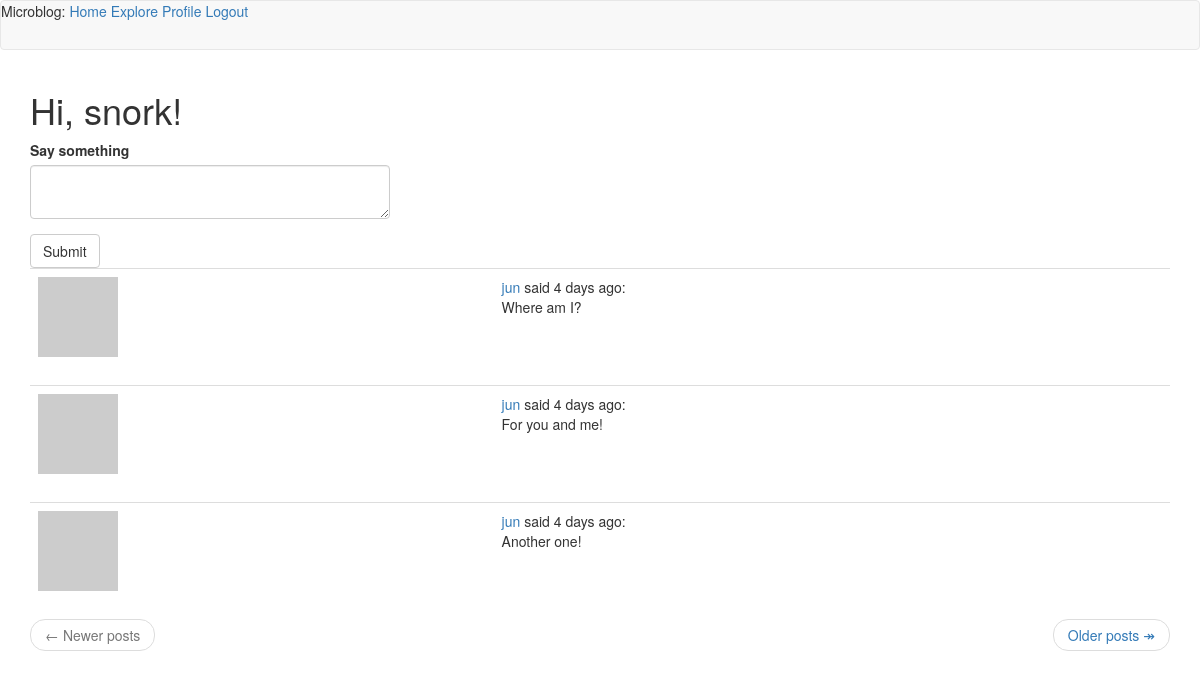
The page /index (signed in) on the database its author committed.
### app/models.py (models this page shows, shortened)
class User(UserMixin, db.Model):
    id = db.Column(db.Integer, primary_key=True)
    username = db.Column(db.String(64), index=True, unique=True)
    email = db.Column(db.String(120), index=True, unique=True)
    password_hash = db.Column(db.String(128))
    posts = db.relationship('Post', backref='author', lazy='dynamic')
    about_me = db.Column(db.String(140))
    last_seen = db.Column(db.DateTime, default=datetime.utcnow)
    followed = db.relationship(
        'User',
        secondary=followers,
        primaryjoin=(followers.c.follower_id == id),
        secondaryjoin=(followers.c.followed_id == id),
        backref=db.backref('followers', lazy='dynamic'),
        lazy='dynamic'
    )
    def avatar(self, size):
        digest = md5(self.email.lower().encode('utf-8')).hexdigest()
        return f'https://www.gravatar.com/avatar/{digest}?d=identicon&s={size}'
    def followed_posts(self):
        followed = Post.query.join(
            followers, (followers.c.followed_id == Post.user_id)).filter(
                followers.c.follower_id == self.id)
        own = Post.query.filter_by(user_id=self.id)
        return followed.union(own).order_by(Post.timestamp.desc())

class Post(db.Model):
    id = db.Column(db.Integer, primary_key=True)
    body = db.Column(db.String(140))
    timestamp = db.Column(db.DateTime, index=True, default=datetime.utcnow)
    user_id = db.Column(db.Integer, db.ForeignKey('user.id'))

### app/routes.py (the view)
@app.route('/', methods=['GET', 'POST'])
@app.route('/index', methods=['GET', 'POST'])
@login_required
def index():
    form = PostForm()
    if form.validate_on_submit():
        post = Post(body=form.post.data, author=current_user)
        db.session.add(post)
        db.session.commit()
        flash('Your post is now live!')
        return redirect(url_for('index'))
    page = request.args.get('page', 1, type=int)
    posts = current_user.followed_posts().paginate(
        page, app.config['POSTS_PER_PAGE'], False)
    next_url = url_for('index', page=posts.next_num) \
        if posts.has_next else None
    prev_url = url_for('index', page=posts.prev_num) \
        if posts.has_prev else None
    return render_template('index.html', title='Home Page', form=form, posts=posts.items,
                           next_url=next_url, prev_url=prev_url)

### app/forms.py
class PostForm(FlaskForm):
    post = TextAreaField('Say something', validators=[
        DataRequired(), Length(min=1, max=40)])
    submit = SubmitField('Submit')

### app/models.py (called while the page is built)
@login.user_loader
def load_user(id):
    return User.query.get(int(id))

### app/routes.py (called while the page is built)
@app.before_request
def before_request():
    if current_user.is_authenticated:
        current_user.last_seen = datetime.utcnow()
        db.session.commit()

### app/templates/index.html
{% extends "base.html" %}
{% import 'bootstrap/wtf.html' as wtf %}
{% block app_content %}
<h1>Hi, {{ current_user.username }}!</h1>
{% if form %}
<div class="row">
  <div class="col-md-4">
      {{ wtf.quick_form(form) }}
  </div>
</div>
{% endif %}
{% for post in posts %}
{% include '_post.html' %}
{% endfor %}
<nav aria-label="...">
  <ul class="pager">
    <li class="previous{% if not prev_url %} disabled {% endif %}">
      <a href="{{ prev_url or '#' }}">
        <span aria-hidden="true">&larr;</span> Newer posts
      </a>
    </li>
    <li class="next{% if not next_url %} disabled{% endif %}">
      <a href="{{ next_url or '#' }}">
        Older posts <span aria-hidden="true">&Rarr;</span>
      </a>
    </li>
  </ul>
</nav>
{% endblock %}

### app/templates/_post.html
<table class="table table-hover">
  <tr>
    <td widtth="70px">
      <a href="{{ url_for('user', username=post.author.username) }}">
      <img src="{{ post.author.avatar(70) }}" />
    </td>
    <td>
      <a href="{{ url_for('user', username=post.author.username) }}">
        {{ post.author.username }}
      </a>
      said {{ moment(post.timestamp).fromNow() }}: <br />{{ post.body }}
    </td>
  </tr>
</table>

### rows shown on the page
User: username "snork"
Post: author.username "jun", timestamp "4 days ago", body "Where am I?"
Post: author.username "jun", timestamp "4 days ago", body "For you and me!"
Post: author.username "jun", timestamp "4 days ago", body "Another one!"
